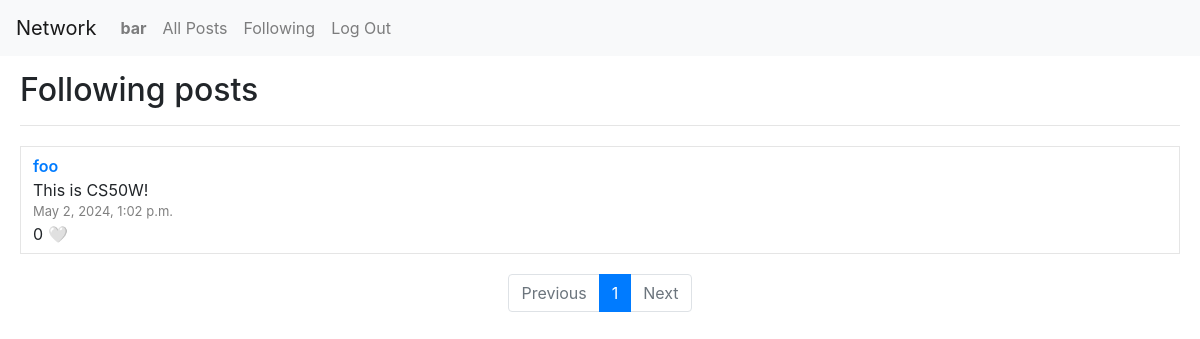
Before: /following (signed in) with the older database file.
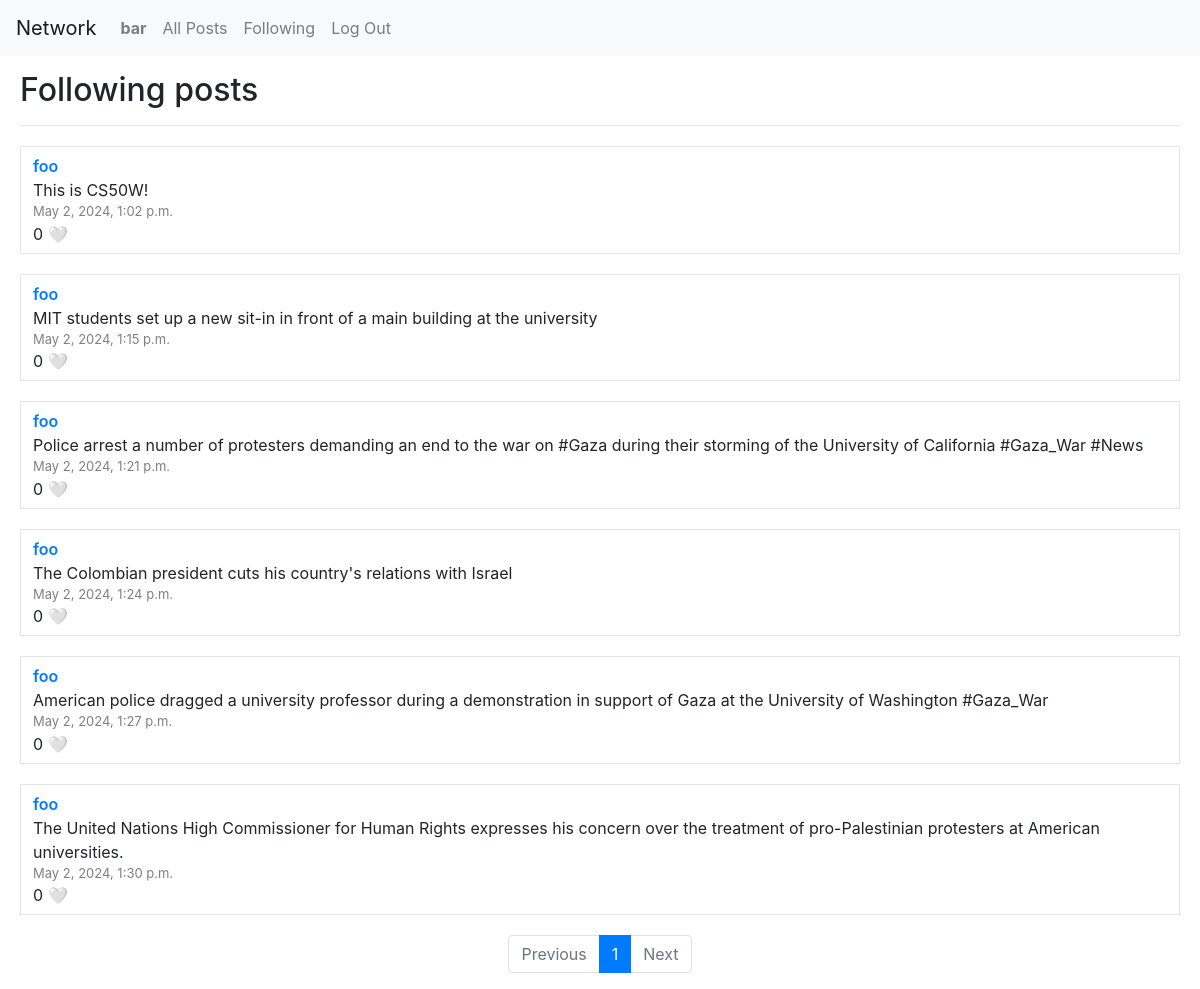
After: the same page with the newer database file.
### network/models.py (models this page shows, shortened)
class Post(models.Model):
    poster = models.ForeignKey(User, related_name="posts", on_delete=models.CASCADE, null=False, blank=False)
    content = models.TextField(null=False, blank=False)
    date = models.DateTimeField(auto_now_add=True, editable=False)

class User(AbstractUser):
    following = models.ManyToManyField('self', related_name='followers', symmetrical=False, null=True, blank=True)
    likes = models.ManyToManyField('Post', related_name='liked_by', blank=True)
    def __str__(self):
        return self.username

### network/views.py (the view)
# urls.py: path("following", views.following, name="following"),
@login_required(login_url='login')
def following(request, page_number=1):
    following_posts = Post.objects.filter(poster__in=request.user.following.all())
    p = Paginator(following_posts, posts_count_per_page)
    current_page = p.page(page_number)
    return render(request, "network/following.html", {
        "current_page": current_page,
        "pages": p,
    })

### network/templates/network/following.html (shortened to what this page needs)
{% extends "network/layout.html" %}
{% block body %}
    <h2>Following posts</h2>
    <hr>
    {% for post in current_page %}
        <div class="post">
            <div class="poster">
                <a href="{% url 'profile' post.poster %}">{{ post.poster }}</a>
            </div>
            <div class="content">{{ post.content }}</div>
            <div class="date">{{ post.date }}</div>
            <div class="likes">
                <span>{{ post.liked_by.count }}</span>
                {% if post in user.likes.all %}
                    <a class="like-btn" data-id="{{ post.pk }}">❤️</a>
                {% else %}
                    <a class="like-btn" data-id="{{ post.pk }}">🤍</a>
                {% endif %}
            </div>
        </div>
    {% empty %}
        <div class="post">
            No posts.
        </div>
    {% endfor %}
    <nav aria-label="Page navigation example">
        <ul class="pagination justify-content-center">
          {% if not current_page.has_previous %}
            <li class="page-item disabled">
                <a class="page-link" tabindex="-1" aria-disabled="true">Previous</a>
            </li>
          {% else %}
            <li class="page-item">
                <a class="page-link" href="{% url 'following' current_page.previous_page_number %}" tabindex="-1" aria-disabled="true">Previous</a>
            </li>
          {% endif %}
          {% for i in pages.page_range %}
            {% if current_page.number == i %}
                <li class="page-item active"><a class="page-link" href="{% url 'following' i %}">{{ i }}</a></li>
            {% else %}
                <li class="page-item"><a class="page-link" href="{% url 'following' i %}">{{ i }}</a></li>
            {% endif %}
          {% endfor %}
          {% if not current_page.has_next %}
            <li class="page-item disabled">
                <a class="page-link">Next</a>
            </li>
          {% else %}
            <li class="page-item">
                <a class="page-link" href="{% url 'following' current_page.next_page_number %}" >Next</a>
            </li>
          {% endif %}
        </ul>
    </nav>
{% endblock %}

Changed rows visible on the page:
added Post: poster "foo", content "MIT students set up a new sit-in in front of a main building at the university", date "May 2, 2024, 1:15 p.m.", liked_by.count "0"
added Post: poster "foo", content "Police arrest a number of protesters demanding an end to the war on #Gaza during their storming of the University of California #Gaza_War #News", date "May 2, 2024, 1:21 p.m.", liked_by.count "0"
added Post: poster "foo", content "The Colombian president cuts his country's relations with Israel", date "May 2, 2024, 1:24 p.m.", liked_by.count "0"
added Post: poster "foo", content "American police dragged a university professor during a demonstration in support of Gaza at the University of Washington #Gaza_War", date "May 2, 2024, 1:27 p.m.", liked_by.count "0"
added Post: poster "foo", content "The United Nations High Commissioner for Human Rights expresses his concern over the treatment of pro-Palestinian protesters at American universities.", date "May 2, 2024, 1:30 p.m.", liked_by.count "0"
